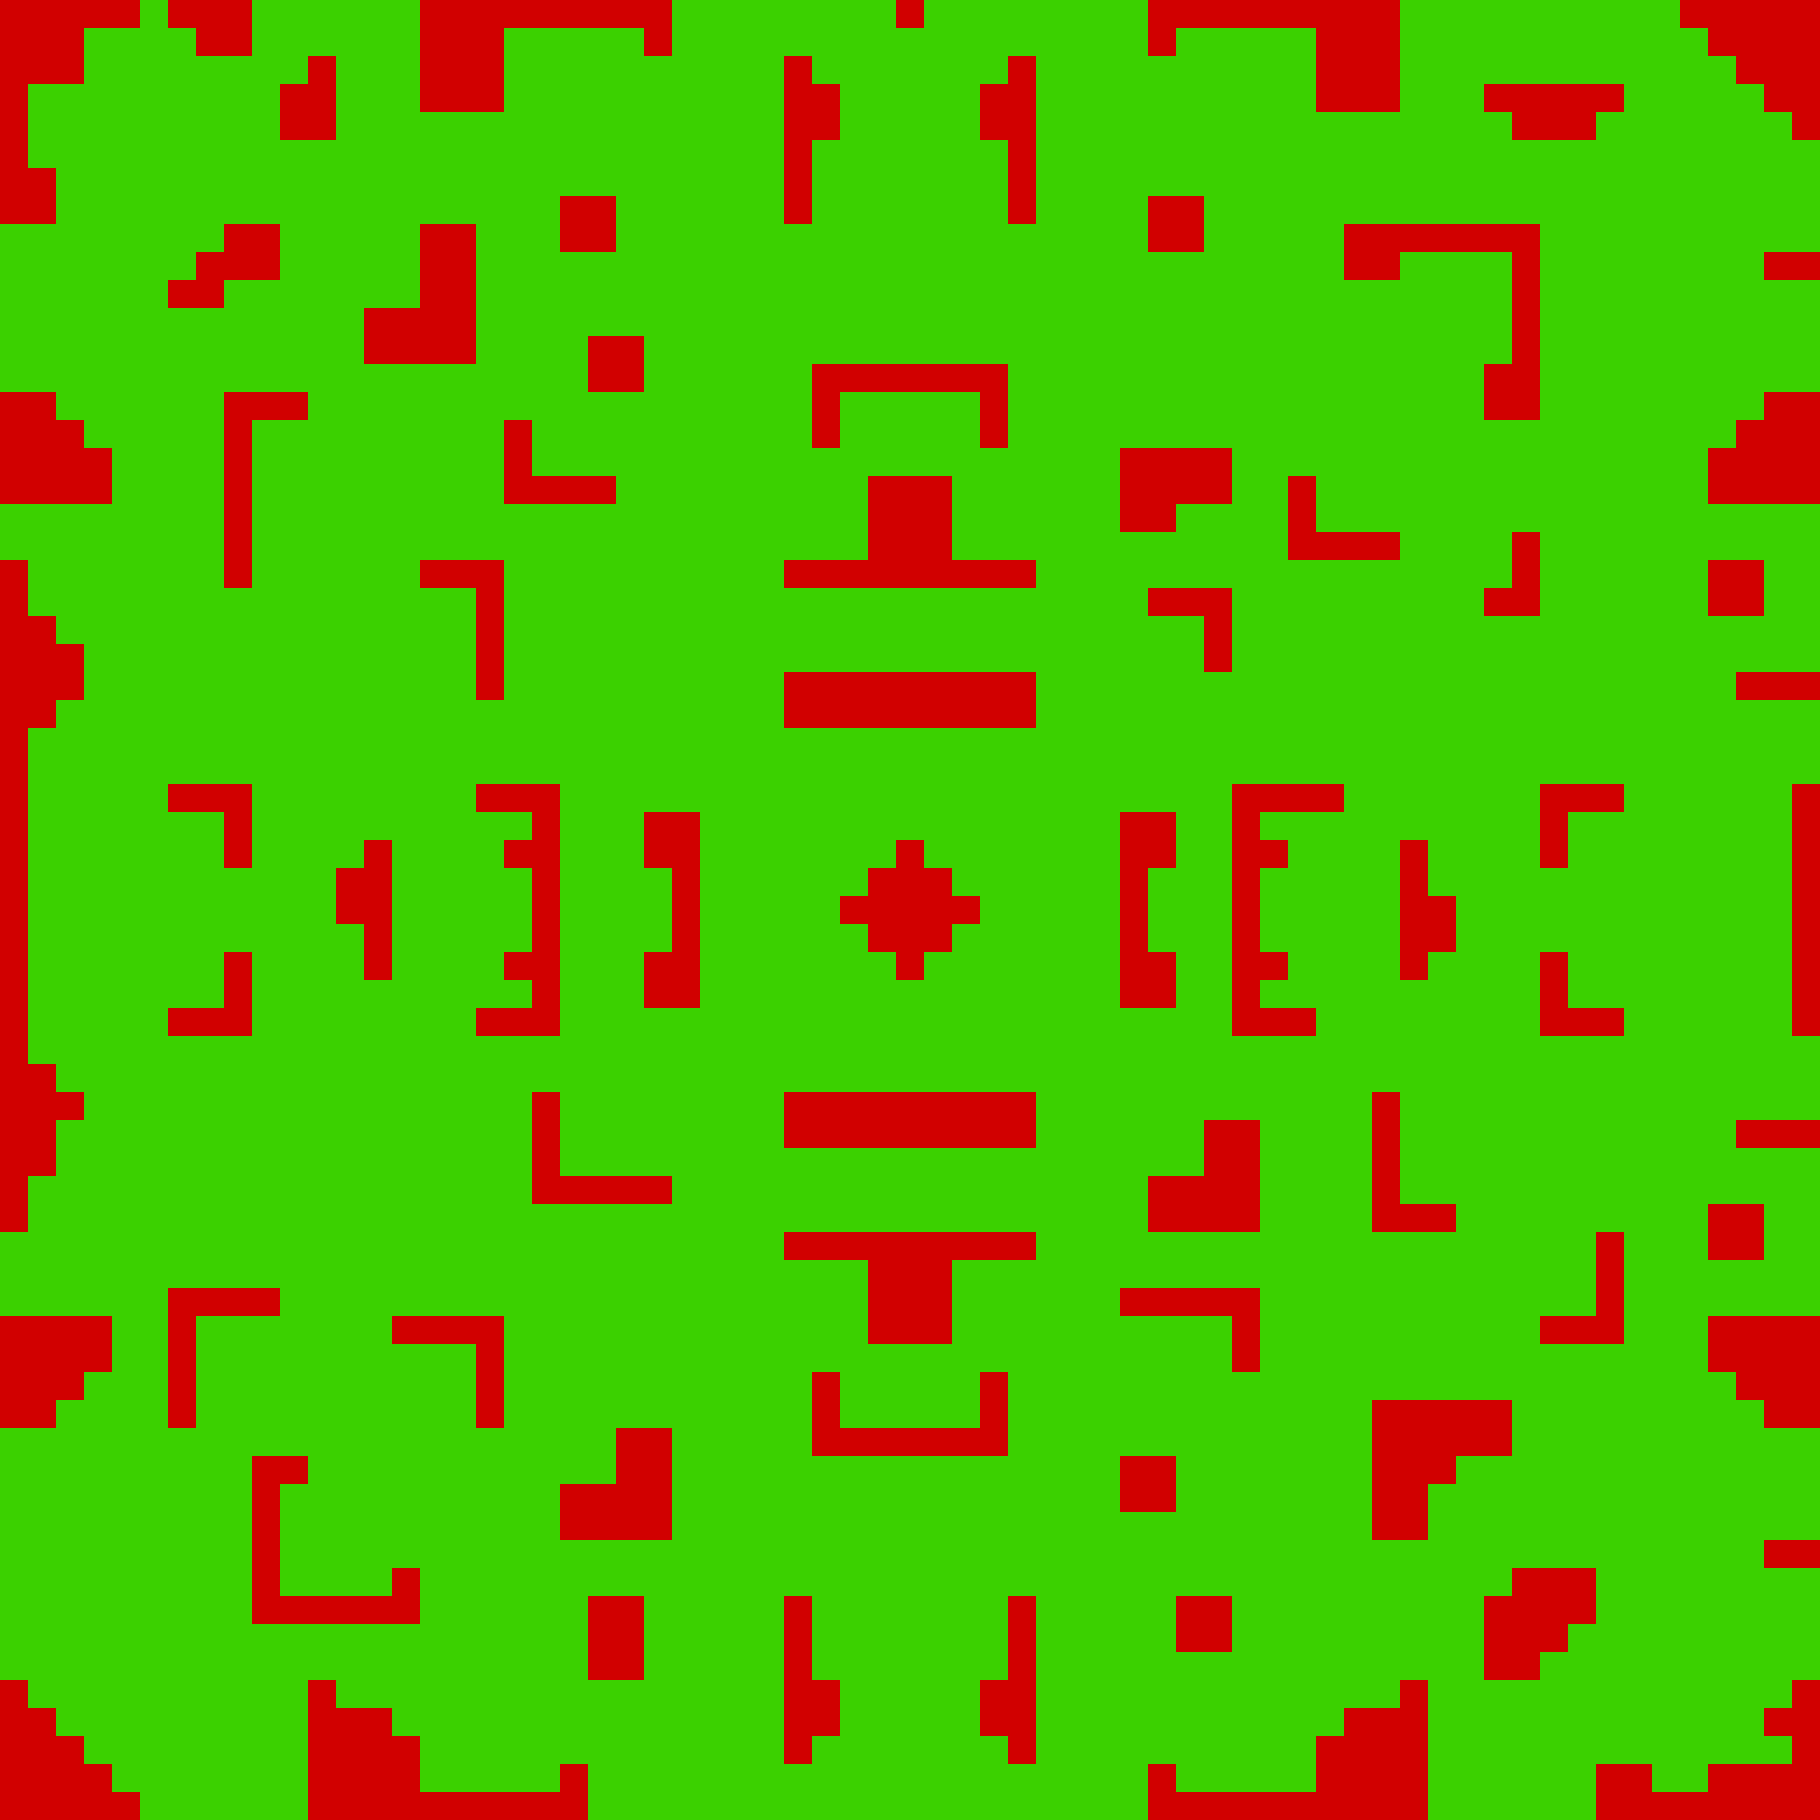

Tiled map render using the project's own tile images. Description and the map definition, with tile-layer contents summarised, below:
An orthogonal 65x65 tile map with 28x28 px tiles, 4 tile layers (ground, walls, shadows, collisions), 2 tilesets.

<map version="1.2" tiledversion="1.2.0" orientation="orthogonal" renderorder="right-down" width="65" height="65" tilewidth="28" tileheight="28" infinite="0" nextlayerid="15" nextobjectid="1">
 <tileset firstgid="1" name="tileset trial3" tilewidth="28" tileheight="28" tilecount="132" columns="12">
  <image source="tileset3.png" width="350" height="308" />
 </tileset>
 <tileset firstgid="133" name="Colliders" tilewidth="28" tileheight="28" tilecount="3" columns="3">
  <image source="Colliders.png" width="84" height="28" />
 </tileset>
 <layer id="8" name="ground" width="65" height="65">
  <data>[4225 cells, 0 non-empty, 0 distinct tile ids]</data>
 </layer>
 <layer id="9" name="walls" width="65" height="65">
  <data>[4225 cells, 0 non-empty, 0 distinct tile ids]</data>
 </layer>
 <layer id="10" name="shadows" width="65" height="65">
  <data>[4225 cells, 0 non-empty, 0 distinct tile ids]</data>
 </layer>
 <layer id="14" name="collisions" width="65" height="65">
  <properties>
   <property name="Nodraw" type="int" value="1" />
  </properties>
  <data>[4225 cells, 4225 non-empty, 2 distinct tile ids]</data>
 </layer>
</map>
